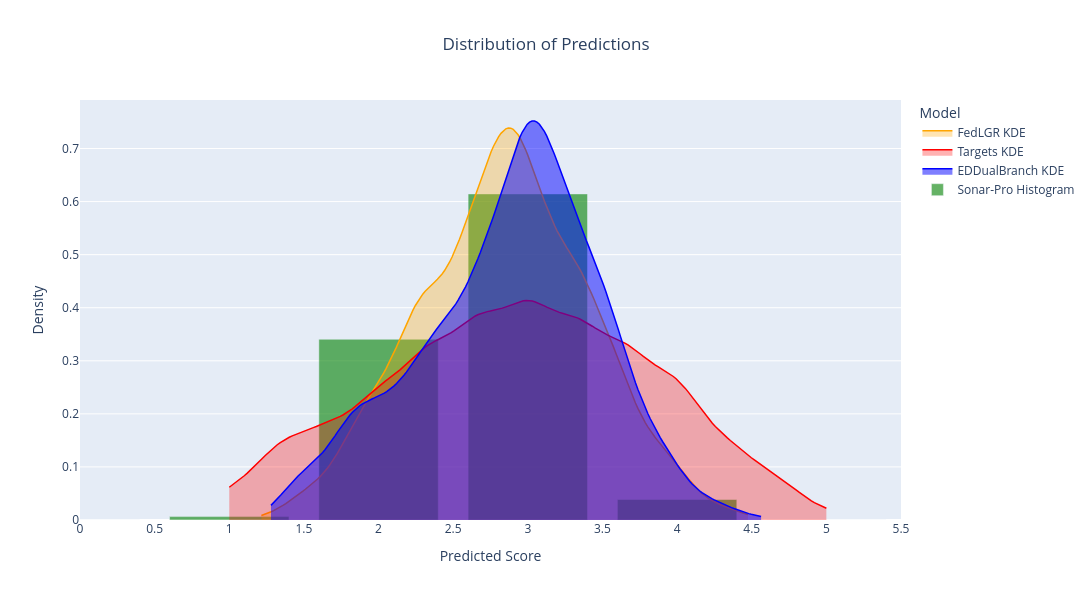

Source (notebook cell):
### Code cell
import numpy as np
from scipy.stats import gaussian_kde
import plotly.graph_objects as go

# --- REPLACE THESE WITH YOUR ACTUAL DATA ---
lgr_preds = preds
dualbranch_preds = preds1
targets = targets
perplexity_preds = preds2

# lgr_preds_np = lgr_preds.numpy().flatten()
# dualbranch_preds_np = dualbranch_preds.numpy().flatten()
# targets_np = targets.numpy().flatten()
# perplexity_preds_np = perplexity_preds.numpy().flatten()
lgr_preds_np = preds.numpy().flatten()
dualbranch_preds_np = preds1.numpy().flatten()
targets_np = targets.numpy().flatten()
perplexity_preds_np = preds2.numpy().flatten()
# --- REPLACE ENDS ---

# Determine common x range (don't go outside data bounds)
xmin = min(lgr_preds_np.min(), dualbranch_preds_np.min(), targets_np.min())
xmax = max(lgr_preds_np.max(), dualbranch_preds_np.max(), targets_np.max())
lgr_x_kde = np.linspace(lgr_preds_np.min(), lgr_preds_np.max(), 200)
dualbranch_x_kde = np.linspace(dualbranch_preds_np.min(), dualbranch_preds_np.max(), 200)
target_x_kde = np.linspace(targets_np.min(), targets_np.max(), 200)

# Calculate KDEs
kde_lgr = gaussian_kde(lgr_preds_np)
kde_dualbranch = gaussian_kde(dualbranch_preds_np)
kde_targets = gaussian_kde(targets_np)
kde_lgr_vals = kde_lgr(lgr_x_kde)
kde_dualbranch_vals = kde_dualbranch(dualbranch_x_kde)
kde_targets_vals = kde_targets(target_x_kde)

# Calculate normalized histogram
hist_perplexity, bin_edges = np.histogram(perplexity_preds_np, bins=np.arange(0,7)-0.5, density=True)
bin_centers = (bin_edges[:-1] + bin_edges[1:]) / 2



# Colors with transparency (alpha); here alpha=0.5 (can adjust)
color_lgr = 'rgba(255, 165, 0, 0.3)'  
color_dualbranch =  'rgba(0, 0, 255, 0.5)'
color_targets = 'rgba(255, 0, 0, 0.3)' 

fig = go.Figure()

# Add filled, opaque KDE lines
fig.add_trace(go.Scatter(
    x=lgr_x_kde, y=kde_lgr_vals, 
    fill='tozeroy', fillcolor=color_lgr,
    mode='lines', name='FedLGR KDE',
    line=dict(color='orange', width=1.5)
))

fig.add_trace(go.Scatter(
    x=target_x_kde, y=kde_targets_vals, 
    fill='tozeroy', fillcolor=color_targets,
    mode='lines', name='Targets KDE',
    line=dict(color='red', width=1.5)
))
fig.add_trace(go.Scatter(
    x=dualbranch_x_kde, y=kde_dualbranch_vals, 
    fill='tozeroy', fillcolor=color_dualbranch,
    mode='lines', name='EDDualBranch KDE',
    line=dict(color='blue', width=1.5)
))

# Add histogram bars
fig.add_trace(go.Bar(
    x=bin_centers, y=hist_perplexity, name='Sonar-Pro Histogram',
    opacity=0.6, marker_color='green'
))

fig.update_layout(
    template='plotly',
    width=1200, height=600,
    xaxis=dict(range=[0, 5.5], dtick=0.5),
    # yaxis=dict(range=[0, 1.1]),
    barmode='overlay',
    title='Distribution of Predictions',
    xaxis_title='Predicted Score',
    yaxis_title='Density',
    legend_title='Model',
    title_x=0.5,
)

fig.show()

### Figure 1 — Plotly figure (JSON) as saved in the notebook; plotly's stock layout.template omitted (floating-point values rounded to 4 significant figures; data arrays with more than 128 entries replaced by an {"elided": "..."} marker saying what was removed)
{"data": [{"fill": "tozeroy", "fillcolor": "rgba(255, 165, 0, 0.3)", "line": {"color": "orange", "width": 1.5}, "mode": "lines", "name": "FedLGR KDE", "type": "scatter", "x": {"elided": "200 float values"}, "y": {"elided": "200 float values"}}, {"fill": "tozeroy", "fillcolor": "rgba(255, 0, 0, 0.3)", "line": {"color": "red", "width": 1.5}, "mode": "lines", "name": "Targets KDE", "type": "scatter", "x": {"elided": "200 float values"}, "y": {"elided": "200 float values"}}, {"fill": "tozeroy", "fillcolor": "rgba(0, 0, 255, 0.5)", "line": {"color": "blue", "width": 1.5}, "mode": "lines", "name": "EDDualBranch KDE", "type": "scatter", "x": {"elided": "200 float values"}, "y": {"elided": "200 float values"}}, {"marker": {"color": "green"}, "name": "Sonar-Pro Histogram", "opacity": 0.6, "type": "bar", "x": [0.0, 1.0, 2.0, 3.0, 4.0, 5.0], "y": [0.0, 0.006389, 0.3406, 0.6144, 0.03861, 0.0]}], "layout": {"barmode": "overlay", "height": 600, "legend": {"title": {"text": "Model"}}, "title": {"text": "Distribution of Predictions", "x": 0.5}, "width": 1200, "xaxis": {"dtick": 0.5, "range": [0, 5.5], "title": {"text": "Predicted Score"}}, "yaxis": {"title": {"text": "Density"}}}}
